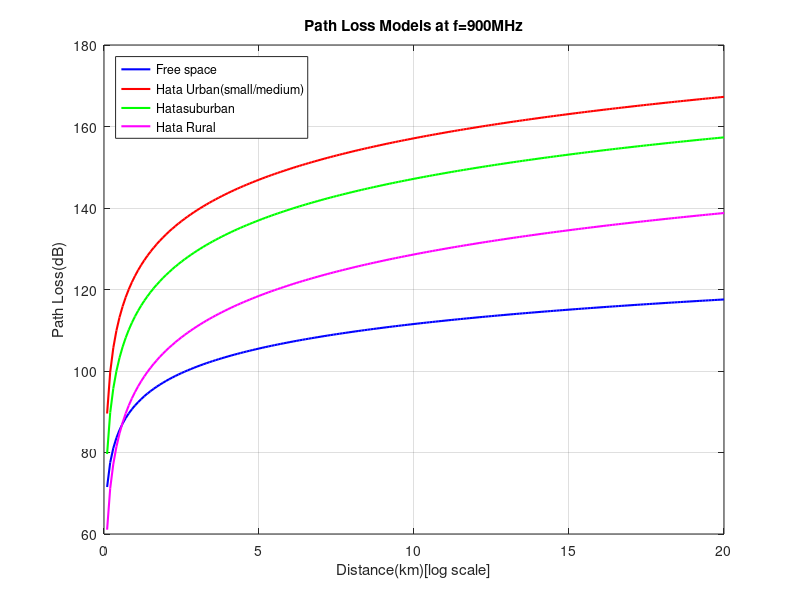

This figure's MATLAB source:
 clc;
 clear all;
 close all;
 f = 900;%frequency in MHz
 d = 0.1:0.1:20;%Distance in km(from 0.1 to 20km)
 hb = 50;%Base station antenna height(m)
 hm = 1.5;%Mobile antenna height(m)
 %%free space path loss(FSPL)
 %FSPL formula in dB:32.45+20*log10(f)+20*log10(d)
 PL_fs = 32.45 + 20*log10(f) + 20*log10(d);
 %correction factor for mobile antenna height(a_hm)
 a_hm = (1.1*log10(f) - 0.7)*hm - (1.56*log10(f) - 0.8);
 %Hata urban path loss
 PL_hata_urban=69.55 + 26.16*log10(f)-13.82*log10(hb) ...
    - a_hm + (44.9 - 6.55*log10(hb))*log10(d);
 PL_suburban = PL_hata_urban - 2*(log10(f/28))^2 - 5.4;
 %%Rural(open area)correction
 PL_rural = PL_hata_urban - 4.78*(log10(f))^2 + 18.33*log10(f) - 40.94;
 %%Plot results
 figure;
 plot(d,PL_fs,'b','LineWidth',1.5);%Free space path loss
 hold on;
 plot(d,PL_hata_urban,'r','LineWidth',1.5);%Hata ubran path loss
 plot(d,PL_suburban,'g','LineWidth',1.5);%Hata sububran path loss
 plot(d,PL_rural,'m','LineWidth',1.5);%Hata rural path loss
 grid on;
 %grid minor;
 %set(gca,'XScale','log');
 xlabel('Distance(km)[log scale]');
 ylabel('Path Loss(dB)');
 title(['Path Loss Models at f=',num2str(f),'MHz']);
 legend('Free space','Hata Urban(small/medium)','Hatasuburban','Hata Rural','Location','northwest')
